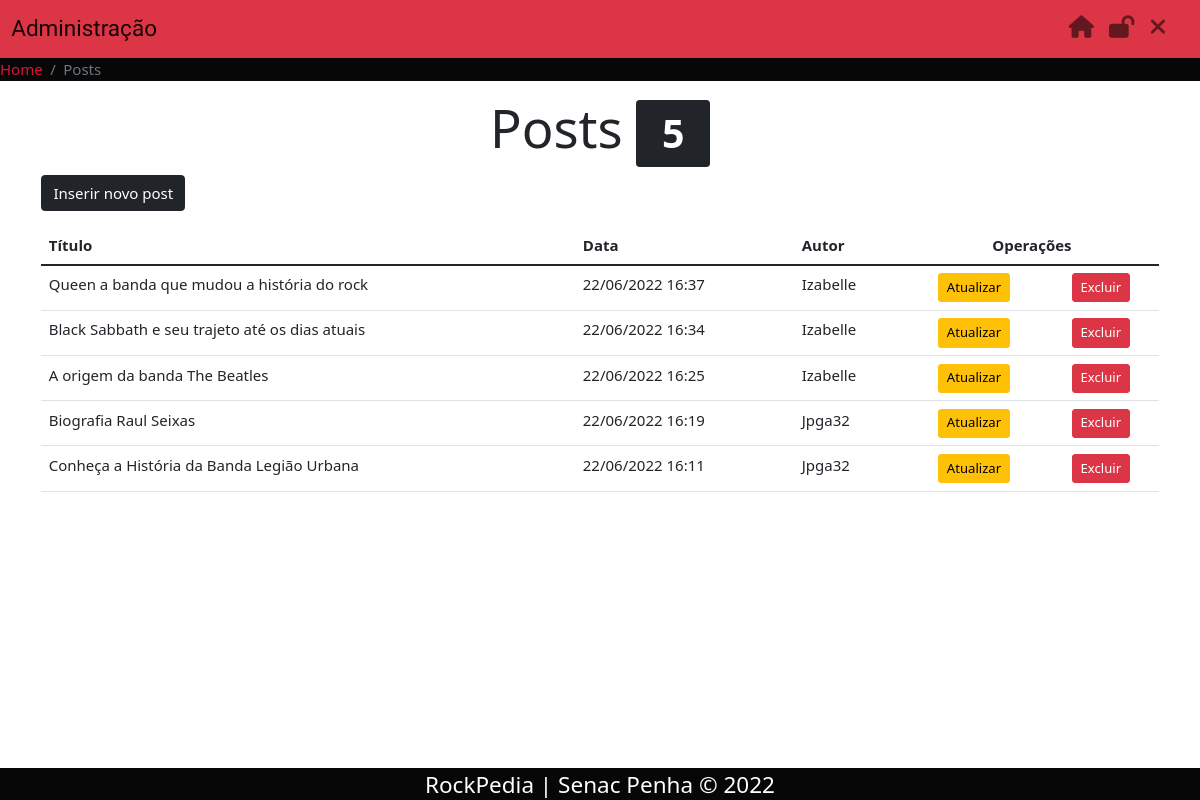
The page /admin/posts.php (signed in) on the database its author committed.
### tables this page shows
CREATE TABLE `posts` (
  `id` smallint(6) NOT NULL,
  `data` datetime NOT NULL DEFAULT current_timestamp(),
  `titulo` varchar(100) NOT NULL,
  `texto` text NOT NULL,
  `descricao` text NOT NULL,
  `imagem` varchar(40) NOT NULL,
  `usuario_id` smallint(6) NOT NULL
);

CREATE TABLE `usuarios` (
  `id` smallint(6) NOT NULL,
  `nome` varchar(45) NOT NULL,
  `email` varchar(40) NOT NULL,
  `senha` varchar(255) NOT NULL,
  `tipo` enum('admin','editor') NOT NULL
);

### includes/funcoes-posts.php (called while the page is built, shortened)
<?php
function lerPosts(
    mysqli $conexao,
    int $idUsuarioLogado,
    string $tipoUsuarioLogado
): array {
    if ($tipoUsuarioLogado == 'admin') {
        $sql = "SELECT posts.id, posts.titulo, posts.data,
        usuarios.nome AS autor FROM posts INNER JOIN usuarios
        ON posts.usuario_id = usuarios.id ORDER BY data DESC";
    } else {
        $sql = "SELECT id, titulo, data FROM posts
                WHERE usuario_id = $idUsuarioLogado ORDER BY data DESC";
    }
    $resultado = mysqli_query($conexao, $sql) or die(mysqli_error($conexao));
    $posts = [];
    while ($post = mysqli_fetch_assoc($resultado)) {
        array_push($posts, $post);
    }
    return $posts;
}
function formataData(string $data):string
{
    return date('d/m/Y H:i', strtotime($data));
}

### admin/posts.php (the view)
<?php
require "../includes/header-admin.php";
require "../includes/funcoes-posts.php";
$posts = lerPosts($conexao, $_SESSION['id'], $_SESSION['tipo']);
$quantidade = count($posts);
?>
<h2 class="text-center display-4">Posts <span class="badge bg-dark"><?= $quantidade ?></span></h2>
<p class="lead text-right">
    <a class="btn btn-dark" href="post-insere.php">Inserir novo post</a>
</p>
<div class="table-responsive">
    <table class="table table-hover">
        <thead class="thead-light">
            <tr>
                <th>Título</th>
                <th>Data</th>
                <?php if ($_SESSION['tipo'] == 'admin') { ?><th>Autor</th><?php } ?>
                <th colspan="2" class="text-center">Operações</th>
            </tr>
        </thead>
        <tbody>
            <?php
            foreach ($posts as $post) {
            ?>
                <tr>
                    <td> <?= $post['titulo'] ?> </td>
                    <td> <?= formataData($post['data']) ?> </td>
                    <?php if ($_SESSION['tipo'] == 'admin') { ?><td> <?= $post['autor'] ?> </td><?php } ?>
                    <td class="text-center">
                        <a class="btn btn-warning btn-sm" href="post-atualiza.php?id=<?= $post['id'] ?>">
                            Atualizar
                        </a>
                    </td>
                    <td class="text-center">
                        <a class="btn btn-danger btn-sm excluir" href="post-exclui.php?id=<?= $post['id'] ?>">
                            Excluir
                        </a>
                    </td>
                </tr>
            <?php } ?>
        </tbody>
    </table>
</div>
<?php
require "../includes/footer-admin.php";
?>

### css/style.css (style rules this page uses)
*, *::after, *::before { box-sizing: border-box; margin: 0; padding: 0; }
html { font-size: 15px; font-family: 'poppins', 'Segoe UI', Tahoma, Geneva, Verdana, sans-serif; }
p { text-align: justify; }
.lead { font-size: 1.5rem; }

### rows shown on the page
posts: titulo "Queen a banda que mudou a história do rock", data "22/06/2022 16:37", usuario.nome "Izabelle"
posts: titulo "Black Sabbath e seu trajeto até os dias atuais", data "22/06/2022 16:34", usuario.nome "Izabelle"
posts: titulo "A origem da banda The Beatles", data "22/06/2022 16:25", usuario.nome "Izabelle"
posts: titulo "Biografia Raul Seixas", data "22/06/2022 16:19", usuario.nome "Jpga32"
posts: titulo "Conheça a História da Banda Legião Urbana", data "22/06/2022 16:11", usuario.nome "Jpga32"

### other values the page prints
$titulo "Posts"
$quantidade "5"
